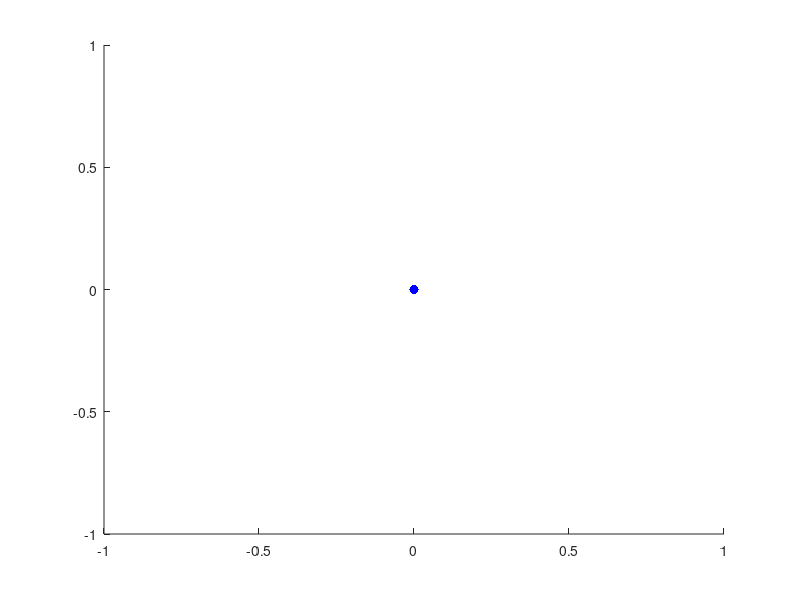

Recreate this plot in MATLAB. (Note: this script raises an error after producing the figure.)
function [handle] = init_figure_robot()
    
    hold on;
    
    
%% Robot joints
    
    handle.Hip                 = plot(0,0,'b.', 'MarkerSize',5);    
    handle.joint.Left.Knee     = plot(0,0,'r.', 'MarkerSize',20);
    handle.joint.Right.Knee    = plot(0,0,'b.', 'MarkerSize',20);
    handle.joint.Left.Ankle    = plot(0,0,'r.', 'MarkerSize',20);
    handle.joint.Right.Ankle   = plot(0,0,'b.', 'MarkerSize',20);
    handle.joint.Left.Foot     = plot(0,0,'r.', 'MarkerSize',20);
    handle.joint.Right.Foot    = plot(0,0,'b.', 'MarkerSize',20);
    
%% Segments    
    handle.segment.Left.Thigh   = line ([0,0], [0,0], 'Color', 'r');
    handle.segment.Right.Thigh  = line ([0,0], [0,0], 'Color', 'b');
    handle.segment.Left.Shang   = line ([0,0], [0,0], 'Color', 'r');
    handle.segment.Right.Shang  = line ([0,0], [0,0], 'Color', 'b');
    handle.segment.Left.Foot    = line ([0,0], [0,0], 'Color', 'r');
    handle.segment.Right.Foot   = line ([0,0], [0,0], 'Color', 'b');

%% Motors

    handle.motor.Left.Hip           = line ([0,0], [0,0], 'LineWidth', 3, 'Color', [1,0,0,0.2], 'Marker', '.');
    handle.motor.Right.Hip          = line ([0,0], [0,0], 'LineWidth', 3, 'Color', [0,0,1,0.2], 'Marker', '.');
    handle.motor.Left.Knee          = line ([0,0], [0,0], 'LineWidth', 3, 'Color', [1,0,0,0.2], 'Marker', '.');
    handle.motor.Right.Knee         = line ([0,0], [0,0], 'LineWidth', 3, 'Color', [0,0,1,0.2], 'Marker', '.');
    handle.motor.Left.Ankle         = line ([0,0], [0,0], 'LineWidth', 3, 'Color', [1,0,0,0.2], 'Marker', '.');
    handle.motor.Right.Ankle        = line ([0,0], [0,0], 'LineWidth', 3, 'Color', [0,0,1,0.2], 'Marker', '.');
    handle.motor.Left.Hip_Knee      = line ([0,0], [0,0], 'LineWidth', 3, 'Color', [1,0,0,0.2], 'Marker', '.');
    handle.motor.Right.Hip_Knee     = line ([0,0], [0,0], 'LineWidth', 3, 'Color', [0,0,1,0.2], 'Marker', '.');
    handle.motor.Left.Knee_Ankle    = line ([0,0], [0,0], 'LineWidth', 3, 'Color', [1,0,0,0.2], 'Marker', '.');
    handle.motor.Right.Knee_Ankle   = line ([0,0], [0,0], 'LineWidth', 3, 'Color', [0,0,1,0.2], 'Marker', '.');
    
%% Torques   

    handle.torque.Left.Knee     = plot(0,0,'ro', 'MarkerSize',0.1);    
    handle.torque.Right.Knee    = plot(0,0,'bo', 'MarkerSize',0.1);
    handle.torque.Left.Ankle    = plot(0,0,'ro', 'MarkerSize',0.1);
    handle.torque.Right.Ankle   = plot(0,0,'bo', 'MarkerSize',0.1);
    handle.torque.Left.Foot     = plot(0,0,'ro', 'MarkerSize',0.1);
    handle.torque.Right.Foot    = plot(0,0,'bo', 'MarkerSize',0.1);
    
    axis square equal;
    grid on;
    axis([-1000, 1000, -1000, 400]);
    set(gca,'XAxisLocation','bottom','YAxisLocation','left');
    xlabel ('X');
    ylabel ('Y');   
    
end

